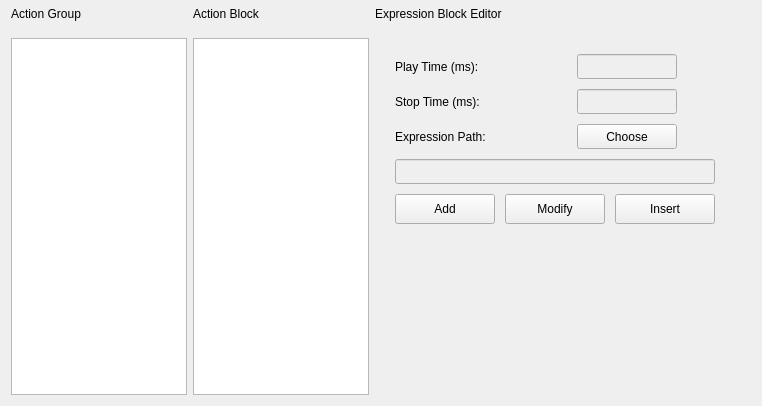
<?xml version="1.0" encoding="UTF-8"?>
<ui version="4.0">
 <class>COptionsExpressionWidget</class>
 <widget class="QWidget" name="COptionsExpressionWidget">
  <property name="geometry">
   <rect>
    <x>0</x>
    <y>0</y>
    <width>762</width>
    <height>406</height>
   </rect>
  </property>
  <property name="windowTitle">
   <string/>
  </property>
  <layout class="QHBoxLayout" name="horizontalLayout_3">
   <property name="topMargin">
    <number>0</number>
   </property>
   <item>
    <layout class="QVBoxLayout" name="verticalLayout_4">
     <property name="spacing">
      <number>10</number>
     </property>
     <item>
      <widget class="QLabel" name="labelActionBlocks">
       <property name="minimumSize">
        <size>
         <width>0</width>
         <height>28</height>
        </size>
       </property>
       <property name="maximumSize">
        <size>
         <width>16777215</width>
         <height>28</height>
        </size>
       </property>
       <property name="text">
        <string>Action Group</string>
       </property>
      </widget>
     </item>
     <item>
      <widget class="QListWidget" name="m_ListActionGroup">
       <property name="sizePolicy">
        <sizepolicy hsizetype="Maximum" vsizetype="Expanding">
         <horstretch>0</horstretch>
         <verstretch>0</verstretch>
        </sizepolicy>
       </property>
       <property name="maximumSize">
        <size>
         <width>200</width>
         <height>16777215</height>
        </size>
       </property>
      </widget>
     </item>
    </layout>
   </item>
   <item>
    <layout class="QVBoxLayout" name="verticalLayout_3">
     <property name="spacing">
      <number>10</number>
     </property>
     <item>
      <widget class="QLabel" name="labelActionFrames">
       <property name="minimumSize">
        <size>
         <width>0</width>
         <height>28</height>
        </size>
       </property>
       <property name="maximumSize">
        <size>
         <width>16777215</width>
         <height>28</height>
        </size>
       </property>
       <property name="text">
        <string>Action Block</string>
       </property>
      </widget>
     </item>
     <item>
      <widget class="QListWidget" name="m_ListActionBlock">
       <property name="sizePolicy">
        <sizepolicy hsizetype="Maximum" vsizetype="Expanding">
         <horstretch>0</horstretch>
         <verstretch>0</verstretch>
        </sizepolicy>
       </property>
       <property name="maximumSize">
        <size>
         <width>200</width>
         <height>16777215</height>
        </size>
       </property>
      </widget>
     </item>
    </layout>
   </item>
   <item>
    <layout class="QVBoxLayout" name="verticalLayout_2">
     <item>
      <widget class="QLabel" name="labelBlockEditor">
       <property name="minimumSize">
        <size>
         <width>0</width>
         <height>28</height>
        </size>
       </property>
       <property name="maximumSize">
        <size>
         <width>16777215</width>
         <height>28</height>
        </size>
       </property>
       <property name="text">
        <string>Expression Block Editor</string>
       </property>
      </widget>
     </item>
     <item>
      <layout class="QHBoxLayout" name="horizontalLayout_2">
       <property name="spacing">
        <number>10</number>
       </property>
       <property name="leftMargin">
        <number>10</number>
       </property>
       <property name="topMargin">
        <number>10</number>
       </property>
       <property name="rightMargin">
        <number>10</number>
       </property>
       <property name="bottomMargin">
        <number>10</number>
       </property>
       <item>
        <layout class="QVBoxLayout" name="verticalLayout">
         <property name="spacing">
          <number>10</number>
         </property>
         <property name="leftMargin">
          <number>10</number>
         </property>
         <property name="topMargin">
          <number>10</number>
         </property>
         <property name="rightMargin">
          <number>10</number>
         </property>
         <property name="bottomMargin">
          <number>10</number>
         </property>
         <item>
          <layout class="QGridLayout" name="gridLayout">
           <item row="0" column="0">
            <widget class="QLabel" name="labelPlayTime">
             <property name="maximumSize">
              <size>
               <width>100</width>
               <height>16777215</height>
              </size>
             </property>
             <property name="text">
              <string>Play Time (ms):</string>
             </property>
            </widget>
           </item>
           <item row="0" column="1">
            <widget class="QLineEdit" name="lEPlayTime">
             <property name="enabled">
              <bool>false</bool>
             </property>
             <property name="minimumSize">
              <size>
               <width>0</width>
               <height>25</height>
              </size>
             </property>
             <property name="maximumSize">
              <size>
               <width>100</width>
               <height>16777215</height>
              </size>
             </property>
            </widget>
           </item>
           <item row="1" column="0">
            <widget class="QLabel" name="labelStopTime">
             <property name="minimumSize">
              <size>
               <width>100</width>
               <height>0</height>
              </size>
             </property>
             <property name="text">
              <string>Stop Time (ms):</string>
             </property>
             <property name="textFormat">
              <enum>Qt::AutoText</enum>
             </property>
            </widget>
           </item>
           <item row="1" column="1">
            <widget class="QLineEdit" name="lEStopTime">
             <property name="enabled">
              <bool>false</bool>
             </property>
             <property name="minimumSize">
              <size>
               <width>0</width>
               <height>25</height>
              </size>
             </property>
             <property name="maximumSize">
              <size>
               <width>100</width>
               <height>16777215</height>
              </size>
             </property>
            </widget>
           </item>
           <item row="2" column="0">
            <widget class="QLabel" name="labelPath">
             <property name="maximumSize">
              <size>
               <width>100</width>
               <height>16777215</height>
              </size>
             </property>
             <property name="text">
              <string>Expression Path:</string>
             </property>
            </widget>
           </item>
           <item row="2" column="1">
            <widget class="QPushButton" name="pbChoosePath">
             <property name="minimumSize">
              <size>
               <width>100</width>
               <height>25</height>
              </size>
             </property>
             <property name="maximumSize">
              <size>
               <width>100</width>
               <height>16777215</height>
              </size>
             </property>
             <property name="text">
              <string>Choose</string>
             </property>
            </widget>
           </item>
           <item row="3" column="0" colspan="2">
            <widget class="QLineEdit" name="lEExpressionPath">
             <property name="enabled">
              <bool>false</bool>
             </property>
             <property name="minimumSize">
              <size>
               <width>0</width>
               <height>25</height>
              </size>
             </property>
            </widget>
           </item>
           <item row="4" column="0" colspan="2">
            <layout class="QHBoxLayout" name="horizontalLayout">
             <item>
              <widget class="QPushButton" name="pbAdd">
               <property name="minimumSize">
                <size>
                 <width>100</width>
                 <height>30</height>
                </size>
               </property>
               <property name="maximumSize">
                <size>
                 <width>120</width>
                 <height>16777215</height>
                </size>
               </property>
               <property name="text">
                <string>Add</string>
               </property>
              </widget>
             </item>
             <item>
              <widget class="QPushButton" name="pbModify">
               <property name="minimumSize">
                <size>
                 <width>100</width>
                 <height>30</height>
                </size>
               </property>
               <property name="maximumSize">
                <size>
                 <width>120</width>
                 <height>16777215</height>
                </size>
               </property>
               <property name="text">
                <string>Modify</string>
               </property>
              </widget>
             </item>
             <item>
              <widget class="QPushButton" name="pbInsert">
               <property name="minimumSize">
                <size>
                 <width>100</width>
                 <height>30</height>
                </size>
               </property>
               <property name="maximumSize">
                <size>
                 <width>120</width>
                 <height>16777215</height>
                </size>
               </property>
               <property name="text">
                <string>Insert</string>
               </property>
              </widget>
             </item>
            </layout>
           </item>
          </layout>
         </item>
         <item>
          <spacer name="verticalSpacer">
           <property name="orientation">
            <enum>Qt::Vertical</enum>
           </property>
           <property name="sizeHint" stdset="0">
            <size>
             <width>20</width>
             <height>40</height>
            </size>
           </property>
          </spacer>
         </item>
        </layout>
       </item>
       <item>
        <spacer name="horizontalSpacer">
         <property name="orientation">
          <enum>Qt::Horizontal</enum>
         </property>
         <property name="sizeHint" stdset="0">
          <size>
           <width>40</width>
           <height>20</height>
          </size>
         </property>
        </spacer>
       </item>
      </layout>
     </item>
    </layout>
   </item>
  </layout>
 </widget>
 <resources/>
 <connections/>
</ui>
